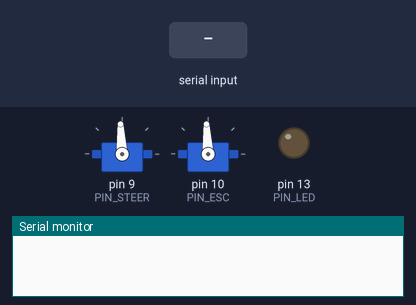
The sketch below on a simulated Arduino Nano, built with avr-gcc and run on an emulated ATmega328P. On the bench: 2 × servo, output pins drawn as LEDs (lit = HIGH), the last lines printed to the serial monitor. Dashed ring = blinking. The test bench sets the inputs (shaded band).

Above: at 0.4 s.
At 2.37 s:
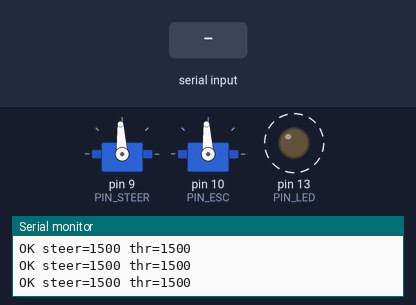
2.4 s: " C 90 45\n" received over Serial
At 2.67 s:
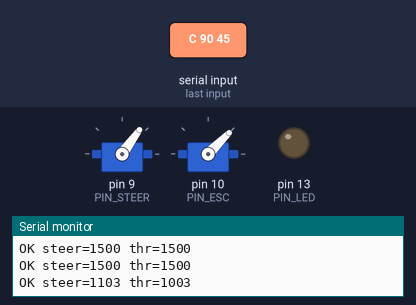
Timing chart, 0 to 11.4 s (numbered marks = the images above; inputs shaded):
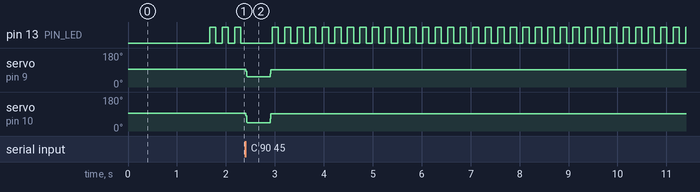

Measured:
- after the input at 2.4 s, servo on pin 9 (PIN_STEER): 93° → 54° at once, → 92° 0.50 s later; servo on pin 10 (PIN_ESC): 93° → 45° at once, → 92° 0.50 s later
- by itself, pin 13 (PIN_LED): alternates HIGH for 0.13 s and LOW for 0.13 s

The sketch:

Arduino_control.ino
```cpp
// === Arduino Nano firmware: Servo steering + ESC throttle ===
// Protocol (from Pi): "C <steer_us> <throttle_us>\n"
// Example:            C 1500 1500
//  - steer_us:     steering servo pulse width in microseconds (e.g. 1100~1900, 1500 = center)
//  - throttle_us:  ESC pulse width in microseconds (1000..2000; 1500 = stop for bidirectional ESC)

#include <Arduino.h>
#include <Servo.h>

// -------- Pins (Nano) --------
const uint8_t PIN_STEER = 9;   // D9  (Timer1, Servo lib)
const uint8_t PIN_ESC   = 10;  // D10 (Timer1, Servo lib)
const uint8_t PIN_LED   = 13;  // On-board LED

// -------- Servo/ESC ranges (match Pi script) --------
const int SERVO_CENTER_US = 1500;
const int SERVO_MIN_US    = 1100;  // steering physical limits (tune for your chassis)
const int SERVO_MAX_US    = 1900;

const int ESC_MIN_US      = 1000;  // bidirectional ESC: 1000 reverse max
const int ESC_STOP_US     = 1500;  // neutral/stop
const int ESC_MAX_US      = 2000;  // forward max

// Optional: invert steering direction (some horn linkages reverse)
const bool SERVO_REVERSE  = false;

// -------- Runtime settings --------
const uint32_t BAUDRATE        = 115200; // must match Pi side
const uint32_t CMD_TIMEOUT_MS  = 500;    // failsafe: no cmd → stop
const uint8_t  SMOOTH_ALPHA    = 64;     // 0..255 (EMA smoothing for servo/throttle), 64≈0.25

Servo servoSteer, esc;
int targetSteer = SERVO_CENTER_US;
int targetThr   = ESC_STOP_US;
int currentSteer = SERVO_CENTER_US;
int currentThr   = ESC_STOP_US;

uint32_t lastCmdMs = 0;
uint32_t lastBeat  = 0;

// Simple integer EMA smoothing
static inline int emaStep(int cur, int tgt, uint8_t alpha /*0..255*/) {
  // cur += alpha*(tgt-cur) / 255
  long diff = (long)tgt - (long)cur;
  return (int)(cur + ((long)alpha * diff) / 255L);
}

static inline int clampInt(int v, int lo, int hi) {
  if (v < lo) return lo;
  if (v > hi) return hi;
  return v;
}

void applyOutputs() {
  // Smooth
  currentSteer = emaStep(currentSteer, targetSteer, SMOOTH_ALPHA);
  currentThr   = emaStep(currentThr,   targetThr,   SMOOTH_ALPHA);

  servoSteer.writeMicroseconds(currentSteer);
  esc.writeMicroseconds(currentThr);
}

void safeStop() {
  targetSteer = SERVO_CENTER_US;
  targetThr   = ESC_STOP_US;
  applyOutputs();
}

void setup() {
  pinMode(PIN_LED, OUTPUT);
  digitalWrite(PIN_LED, LOW);

  Serial.begin(BAUDRATE);
  // Give USB/serial a moment to enumerate
  delay(300);

  servoSteer.attach(PIN_STEER);
  esc.attach(PIN_ESC);

  // Initialize to safe values
  currentSteer = targetSteer = SERVO_CENTER_US;
  currentThr   = targetThr   = ESC_STOP_US;
  applyOutputs();

  // Small arming delay (some ESCs need a neutral pulse at boot)
  delay(800);

  Serial.println(F("READY Nano: send lines like 'C 1500 1500'"));
  lastCmdMs = millis();
}

void loop() {
  // ---- Parse incoming lines ----
  static char buf[32];
  static uint8_t idx = 0;

  while (Serial.available()) {
    char c = (char)Serial.read();
    if (c == '\r') continue;
    if (c == '\n') {
      buf[idx] = '\0';
      idx = 0;

      // Expected: C <steer_us> <throttle_us>
      char tag;
      int steer_us, thr_us;
      int matched = sscanf(buf, " %c %d %d", &tag, &steer_us, &thr_us);
      if (matched == 3 && (tag == 'C' || tag == 'c')) {
        // Steering clamp (+ optional reverse)
        steer_us = clampInt(steer_us, SERVO_MIN_US, SERVO_MAX_US);
        if (SERVO_REVERSE) {
          // Mirror around center
          int delta = steer_us - SERVO_CENTER_US;
          steer_us  = SERVO_CENTER_US - delta;
        }
        // Throttle clamp
        thr_us = clampInt(thr_us, ESC_MIN_US, ESC_MAX_US);

        targetSteer = steer_us;
        targetThr   = thr_us;

        lastCmdMs = millis();
        digitalWrite(PIN_LED, HIGH);
      } else {
        // Ignore malformed line, optionally report
        // Serial.print(F("IGN: ")); Serial.println(buf);
      }
    } else {
      if (idx < sizeof(buf) - 1) buf[idx++] = c;
      else idx = 0; // overflow → reset
    }
  }

  // ---- Failsafe if command lost ----
  uint32_t now = millis();
  if (now - lastCmdMs > CMD_TIMEOUT_MS) {
    safeStop();
    digitalWrite(PIN_LED, (now >> 7) & 1); // slow blink when idle/failsafe
  } else {
    digitalWrite(PIN_LED, LOW);
  }

  // ---- Output update ----
  applyOutputs();

  // ---- Lightweight heartbeat (2 Hz) ----
  if (now - lastBeat > 500) {
    lastBeat = now;
    Serial.print(F("OK steer=")); Serial.print(currentSteer);
    Serial.print(F(" thr="));     Serial.println(currentThr);
  }

  // With 50 Hz Pi updates, this small delay is fine
  delay(2);
}
```
